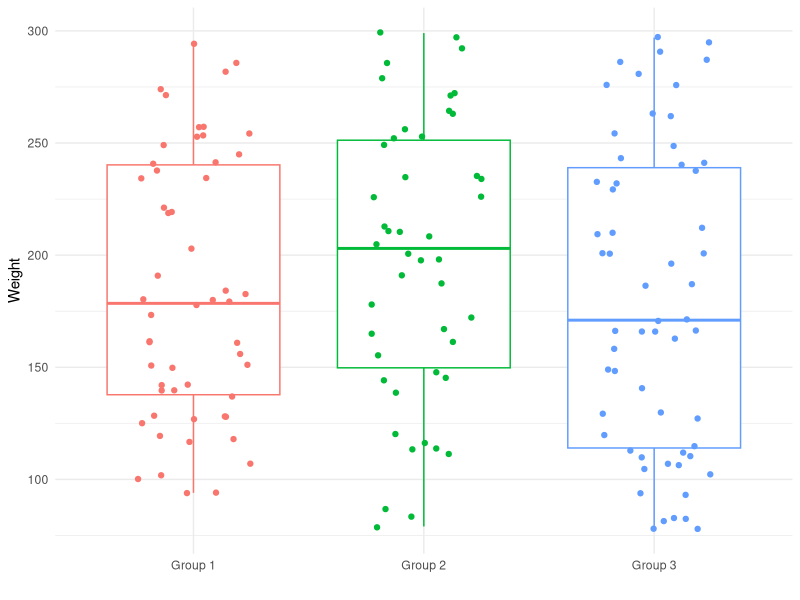

The R source for this figure:
## ---- chunk 1
library(dplyr)
library(magrittr)
library(ggplot2)
library(stringr)
library(bookdown)
## ---- chunk 2
# create a mock dataset
n_subjs <- 99
subjID <- 1:n_subjs

# generate 99 random #s between 1 and 10
tmp <- floor(runif(n_subjs, min = 0, max = 9))
# assign those numbers to any of 3 subject groups
fn <- function(x) { 
  if (x >= 6) 'Group 1' 
  else if (x >= 3) 'Group 2' 
  else 'Group 3' 
}
subj_class <- sapply(tmp, fn)

# pick random weights between 75 and 300
wts <- floor(runif(n_subjs, min = 75, max = 300))
# combine the data into a table
df <- data.frame(ID = subjID, class = subj_class, wt = wts)

# display the table, splitting the 99 rows into 3 cols wide
tmp <- cbind(df[1:33,], rep('|', 33), 
             df[34:66,], rep('|', 33), 
             df[67:99,])
names(tmp) <- c('ID', 'class', 'wt', '|', 'ID', 'class', 'wt', 
                '|', 'ID', 'class', 'wt')
knitr::kable(tmp, format = 'latex', booktabs = TRUE, 
             caption = "Original subject data")
## ---- chunk 3
# create a mock dataset
n_subjs <- 60
subjID <- 1:n_subjs

# generate 99 random #s between 0 and 10
tmp <- floor(runif(n_subjs, min = 0, max = 9))
# convert those numbers into either of 3 subject groups
subj_class <- sapply(tmp, fn)

wts <- floor(runif(n_subjs, min = 75, max = 300))
df2 <- data.frame(ID = subjID, class = subj_class, wt = wts)

# display the table, splitting the 99 rows into 3 cols wide
tmp <- cbind(df2[1:20,], rep('|', 20), 
             df2[21:40,], rep('|', 20), 
             df2[41:60,])
names(tmp) <- c('ID', 'class', 'wt', '|', 'ID', 'class', 'wt', 
                '|', 'ID', 'class', 'wt')
knitr::kable(tmp, format = 'latex', booktabs = TRUE, 
             caption = "New subject data")
## ---- chunk 4
final_data <- rbind(df, df2)
## ---- chunk 5
final_data %>% 
  ggplot(aes(x = class, y = wt, color = class)) +
  geom_boxplot() +
  geom_jitter(width = 0.25) + 
  xlab("") +
  ylab("Weight") + 
  theme_minimal() +
  theme(legend.position = "none")
